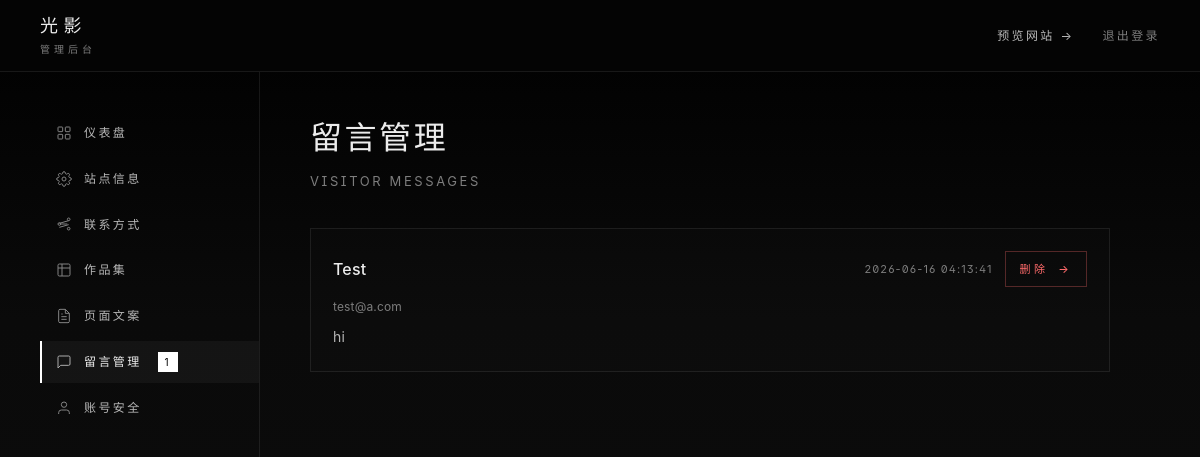
/admin.php?tab=messages (signed in), run on the app's committed database.
### tables this page shows
CREATE TABLE messages (
    id INTEGER PRIMARY KEY AUTOINCREMENT,
    name TEXT NOT NULL,
    email TEXT NOT NULL,
    content TEXT NOT NULL,
    created_at TEXT DEFAULT (datetime('now','localtime'))
);

### config.php (called while the page is built, shortened)
<?php
function db(): PDO {
    static $pdo = null;
    if ($pdo !== null) return $pdo;
    $isSqlite = str_starts_with(DB_DSN, 'sqlite:');
    if ($isSqlite) {
        $pdo = new PDO(DB_DSN);
    } else {
        $pdo = new PDO(DB_DSN, DB_USER, DB_PASS, [
            PDO::ATTR_ERRMODE => PDO::ERRMODE_EXCEPTION,
            PDO::ATTR_DEFAULT_FETCH_MODE => PDO::FETCH_ASSOC,
        ]);
    }
    $pdo->setAttribute(PDO::ATTR_ERRMODE, PDO::ERRMODE_EXCEPTION);
    $pdo->setAttribute(PDO::ATTR_DEFAULT_FETCH_MODE, PDO::FETCH_ASSOC);
    if ($isSqlite) $pdo->exec('PRAGMA foreign_keys = ON;');
    return $pdo;
}
function e(string $s): string {
    return htmlspecialchars($s, ENT_QUOTES, 'UTF-8');
}
function site_url(string $path = '/'): string {
    $base = rtrim(dirname($_SERVER['SCRIPT_NAME'] ?? ''), '/');
    return ltrim($base, '/') === '' ? $path : rtrim($base, '/') . $path;
}
function get_setting(string $key, string $default = ''): string {
    static $cache = null;
    if ($cache === null) {
        $cache = [];
        foreach (db()->query('SELECT key, value FROM settings') as $row) {
            $cache[$row['key']] = $row['value'];
        }
    }
    return $cache[$key] ?? $default;
}
function get_settings(): array {
    $rows = db()->query('SELECT key, value FROM settings')->fetchAll();
    $map = [];
    foreach ($rows as $r) $map[$r['key']] = $r['value'];
    return $map;
}
function SITE_NAME(): string { return get_setting('site_name', '光影'); }

### admin.php (the view, shortened to what this page needs)
<?php require_once __DIR__ . '/config.php';
$pdo = db();
$tab = $_GET['tab'] ?? 'dashboard';
$stats = [
    'categories' => (int)$pdo->query('SELECT COUNT(*) FROM categories')->fetchColumn(),
    'photos' => (int)$pdo->query('SELECT COUNT(*) FROM photos')->fetchColumn(),
    'messages' => (int)$pdo->query('SELECT COUNT(*) FROM messages')->fetchColumn(),
];
$messages = $pdo->query('SELECT * FROM messages ORDER BY created_at DESC')->fetchAll();
$settings = get_settings();
?>
<!doctype html>
<html lang="zh-CN">
<head>
<title>管理后台 — <?= e(SITE_NAME()) ?></title>
</head>
<body>
<header class="admin-topbar">
  <div class="admin-brand">
    <div><?= e(SITE_NAME()) ?></div>
    <div class="sub">管理后台</div>
  </div>
  <ul class="admin-topnav" style="display:flex; align-items:center; gap:28px; margin:0; padding:0;">
    <li><a href="<?= site_url('/') ?>" target="_blank">预览网站 →</a></li>
    <li>
      <form method="post" style="display:inline;">
        <button type="submit" style="background:none;border:0;color:var(--text-dim);font:inherit;font-size:12px;letter-spacing:.2em;cursor:pointer;padding:0;">退出登录</button>
      </form>
    </li>
  </ul>
</header>
<div class="admin-layout">
  <aside class="admin-sidebar">
    <nav class="sidebar-nav">
      <a href="?tab=dashboard" class="<?= $tab === 'dashboard' ? 'active' : '' ?>">
        <svg viewBox="0 0 24 24" fill="none" stroke="currentColor" stroke-width="1.5"><rect x="3" y="3" width="7" height="7" rx="1"/><rect x="14" y="3" width="7" height="7" rx="1"/><rect x="3" y="14" width="7" height="7" rx="1"/><rect x="14" y="14" width="7" height="7" rx="1"/></svg>
        仪表盘
      </a>
      <a href="?tab=settings" class="<?= $tab === 'settings' ? 'active' : '' ?>">
        站点信息
      </a>
      <a href="?tab=social" class="<?= $tab === 'social' ? 'active' : '' ?>">
        <svg viewBox="0 0 24 24" fill="none" stroke="currentColor" stroke-width="1.5"><circle cx="5" cy="12" r="2"/><circle cx="19" cy="5" r="2"/><circle cx="19" cy="19" r="2"/><path d="M7 12h10M19 7l-14 4M19 13l-14 4"/></svg>
        联系方式
      </a>
      <a href="?tab=portfolio" class="<?= $tab === 'portfolio' ? 'active' : '' ?>">
        <svg viewBox="0 0 24 24" fill="none" stroke="currentColor" stroke-width="1.5"><rect x="3" y="3" width="18" height="18" rx="2"/><line x1="9" y1="3" x2="9" y2="21"/><line x1="3" y1="9" x2="21" y2="9"/></svg>
        作品集
      </a>
      <a href="?tab=pages" class="<?= $tab === 'pages' ? 'active' : '' ?>">
        <svg viewBox="0 0 24 24" fill="none" stroke="currentColor" stroke-width="1.5"><path d="M14 2H6a2 2 0 0 0-2 2v16a2 2 0 0 0 2 2h12a2 2 0 0 0 2-2V8z"/><polyline points="14 2 14 8 20 8"/><line x1="16" y1="13" x2="8" y2="13"/><line x1="16" y1="17" x2="8" y2="17"/><polyline points="10 9 9 9 8 9"/></svg>
        页面文案
      </a>
      <a href="?tab=messages" class="<?= $tab === 'messages' ? 'active' : '' ?>">
        <svg viewBox="0 0 24 24" fill="none" stroke="currentColor" stroke-width="1.5"><path d="M21 15a2 2 0 0 1-2 2H7l-4 4V5a2 2 0 0 1 2-2h14a2 2 0 0 1 2 2z"/></svg>
        留言管理 <?php if ($stats['messages']): ?><span style="background:#fff;color:#000;font-size:10px;padding:2px 7px;border-radius:0;margin-left:4px;"><?= $stats['messages'] ?></span><?php endif; ?>
      </a>
      <a href="?tab=account" class="<?= $tab === 'account' ? 'active' : '' ?>">
        <svg viewBox="0 0 24 24" fill="none" stroke="currentColor" stroke-width="1.5"><path d="M20 21v-2a4 4 0 0 0-4-4H8a4 4 0 0 0-4 4v2"/><circle cx="12" cy="7" r="4"/></svg>
        账号安全
      </a>
    </nav>
  </aside>
  <main class="admin-main">
    <div class="panel <?= $tab === 'messages' ? 'is-active' : '' ?>">
      <div class="panel-title">留言管理</div>
      <div class="panel-sub">Visitor Messages</div>
      <?php if (empty($messages)): ?>
        <div class="card">
          <p style="color:var(--text-dim);font-size:13px;">暂无留言。</p>
        </div>
      <?php else: ?>
        <?php foreach ($messages as $m): ?>
          <div class="msg-item">
            <div class="msg-head">
              <span class="msg-name"><?= e($m['name']) ?></span>
              <span style="display:flex;align-items:center;gap:12px;">
                <span class="msg-date"><?= e($m['created_at']) ?></span>
                <form method="post" style="display:inline;">
                  <button type="submit" class="btn btn-danger btn-sm">删除</button>
                </form>
              </span>
            </div>
            <div class="msg-email"><?= e($m['email']) ?></div>
            <div class="msg-content"><?= e($m['content']) ?></div>
          </div>
        <?php endforeach; ?>
      <?php endif; ?>
    </div>
  </main>
</div>
</body>
</html>

### data on the page
messages: name "Test", created_at "2026-06-16 04:13:41", email "test@a.com", content "hi"

### other printed values
SITE_NAME() "光影"
$stats['messages'] "1"
